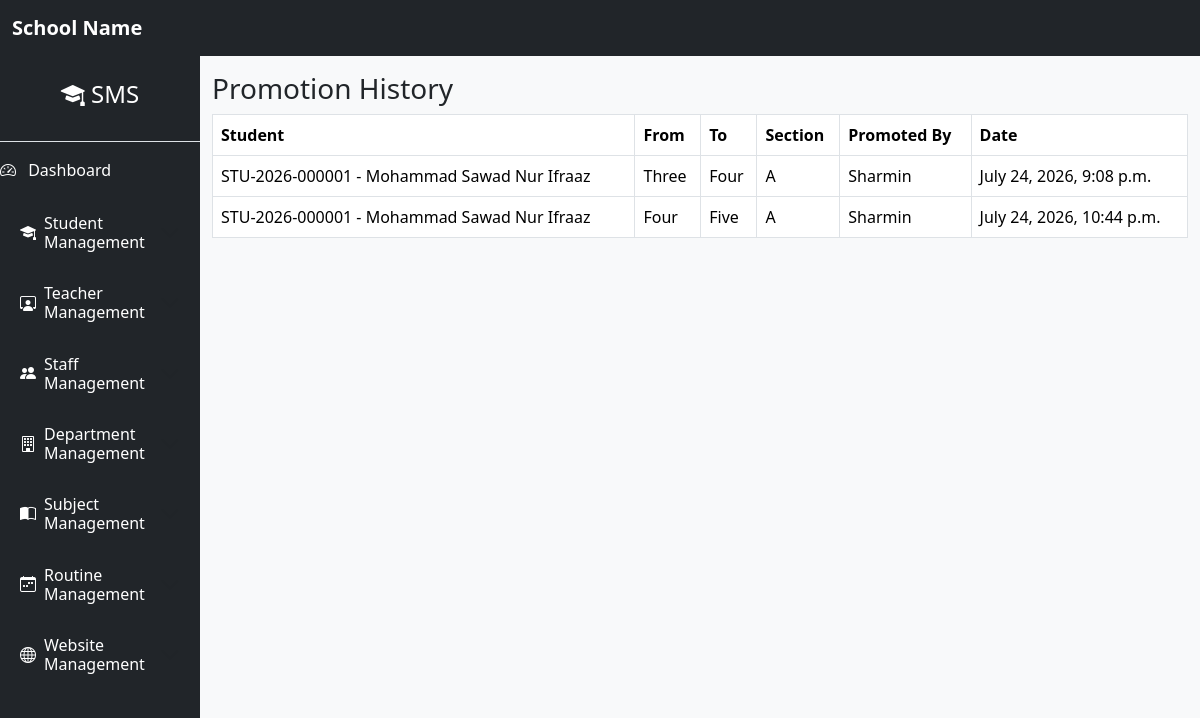
Screenshot of /promotion/history/ with the database file from the repository.
### promotion/models.py (models this page shows, shortened)
class PromotionHistory(models.Model):
    student = models.ForeignKey(
        Student,
        on_delete=models.CASCADE,
    )
    from_class = models.ForeignKey(
        StudentClass,
        on_delete=models.PROTECT,
        related_name="from_class_promotions",
    )
    to_class = models.ForeignKey(
        StudentClass,
        on_delete=models.PROTECT,
        related_name="to_class_promotions",
    )
    section = models.ForeignKey(
        Section,
        on_delete=models.PROTECT,
    )
    promoted_by = models.ForeignKey(
        settings.AUTH_USER_MODEL,
        on_delete=models.SET_NULL,
        null=True,
    )
    promoted_at = models.DateTimeField(
        auto_now_add=True,
    )

### members/models.py (models this page shows, shortened)
class Student(models.Model):
    GENDER_CHOICES = [
        ('Male', 'Male'),
        ('Female', 'Female'),
        ('Other', 'Other'),
    ]
    RELIGION_CHOICES = [
        ('Islam', 'Islam'),
        ('Hindu', 'Hindu'),
        ('Buddhist', 'Buddhist'),
        ('Christian', 'Christian'),
        ('Other', 'Other'),
    ]
    created_by = models.ForeignKey(
    settings.AUTH_USER_MODEL,
    on_delete=models.SET_NULL,
    null=True,
    blank=True,
    )
    name = models.CharField(max_length=100)
    roll = models.PositiveIntegerField(
    blank=True,
    null=True,
    )
    registration_no = models.CharField(
    max_length=30,
    unique=True,
    blank=True,
    )
    student_id = models.CharField(
    max_length=20,
    unique=True,
    blank=True,
    editable=False,
    )
    session = models.ForeignKey(
    Session,
    on_delete=models.PROTECT,
    )
    student_class = models.ForeignKey(
    StudentClass,
    on_delete=models.PROTECT,
    )
    section = models.ForeignKey(
    Section,
    on_delete=models.PROTECT,
    )
    department = models.ForeignKey(
    Department,
    on_delete=models.PROTECT
    )
    email = models.EmailField(
    blank=True,
    null=True,
    )
    phone = models.CharField(max_length=11,
                             validators=[RegexValidator(regex=r'^01[3-9]\d{8}$',
                             message='Enter a valid Bangladeshi phone number.'
                              )
                              ]
                              )
    present_address = models.TextField()
    permanent_address = models.TextField()
    father_name = models.CharField(max_length=150)
    mother_name = models.CharField(max_length=150)
    dob = models.DateField()
    religion = models.CharField(
        max_length=20,
        choices=RELIGION_CHOICES
    )
    gender = models.CharField(
        max_length=10,
        choices=GENDER_CHOICES
    )
    blood_group = models.ForeignKey(
        BloodGroup,
        on_delete=models.PROTECT,
        null=True,
     blank=True,
    )
    nationality = models.CharField(
        max_length=50,
        default="Bangladeshi",
    )
    photo = models.ImageField(
        upload_to='student_images/',
        blank=True,
        null=True
    )
    previous_school = models.CharField(
    max_length=200,
    blank=True,
    )
    guardian_name = models.CharField(
    max_length=150,
    )
    guardian_phone = models.CharField(
    max_length=11,
    validators=[
        RegexValidator(
            regex=r"^01[3-9]\d{8}$",
            message="Enter a valid Bangladeshi phone number."
        )
        ]
    )
    guardian_occupation = models.CharField(
    max_length=100,
    blank=True,
    )
    created_at = models.DateTimeField(
    auto_now_add=True,
    )
    updated_at = models.DateTimeField(
    auto_now=True,
    )
    class Meta:
        constraints = [
            models.UniqueConstraint(
            fields=[
                "session",
                "student_class",
                "section",
                "department",
                "roll",
            ],
            name="unique_student_roll",
        )
        ]
    def __str__(self):
        return f"{self.student_id} - {self.name}"

### academics/models.py (models this page shows)
class StudentClass(models.Model):
    name = models.CharField(
        max_length=30,
        unique=True,
    )
    order = models.PositiveIntegerField()
    class Meta:
        ordering = ["order"]
    def __str__(self):
        return self.name

class Section(models.Model):
    name = models.CharField(
        max_length=10,
        unique=True,
    )
    class Meta:
        ordering = ["name"]
    def __str__(self):
        return self.name

### promotion/views.py (the view)
class PromotionHistoryView(ListView):
    model = PromotionHistory
    template_name = "promotion/history.html"
    context_object_name = "histories"
    paginate_by = 20
    ordering = ["-promoted_at"]
    def get_queryset(self):
        return PromotionHistory.objects.select_related(
            "student",
            "from_class",
            "to_class",
            "section",
            "promoted_by",
        )

### website/context_processors.py (called while the page is built)
def frontend_context(request):
    navigation_menus = (
        NavigationMenu.objects
        .filter(
            parent__isnull=True,
            is_active=True
        )
        .prefetch_related("children")
        .order_by("order", "name")
    )
    settings = WebsiteSettings.objects.first()
    return {
        "navigation_menus": navigation_menus,
        "school_name": settings.school_name if settings else "",
        "school_logo": settings.logo if settings else None,
    }

### promotion/templates/promotion/history.html
{% extends "base.html" %}
{% block content %}
<h3>Promotion History</h3>
<table class="table table-bordered">
    <thead>
        <tr>
            <th>Student</th>
            <th>From</th>
            <th>To</th>
            <th>Section</th>
            <th>Promoted By</th>
            <th>Date</th>
        </tr>
    </thead>
    <tbody>
    {% for item in histories %}
        <tr>
            <td>{{ item.student }}</td>
            <td>{{ item.from_class }}</td>
            <td>{{ item.to_class }}</td>
            <td>{{ item.section }}</td>
            <td>{{ item.promoted_by }}</td>
            <td>{{ item.promoted_at }}</td>
        </tr>
    {% empty %}
        <tr>
            <td colspan="6" class="text-center">
                No Promotion History
            </td>
        </tr>
    {% endfor %}
    </tbody>
</table>
{% endblock %}

### core/templates/base.html (style rules this page uses)
body { background:#f8f9fa; }

### rows the page displays
PromotionHistory: student "STU-2026-000001 - Mohammad Sawad Nur Ifraaz", from_class "Three", to_class "Four", section "A", promoted_by "Sharmin", promoted_at "July 24, 2026, 9:08 p.m."
PromotionHistory: student "STU-2026-000001 - Mohammad Sawad Nur Ifraaz", from_class "Four", to_class "Five", section "A", promoted_by "Sharmin", promoted_at "July 24, 2026, 10:44 p.m."
